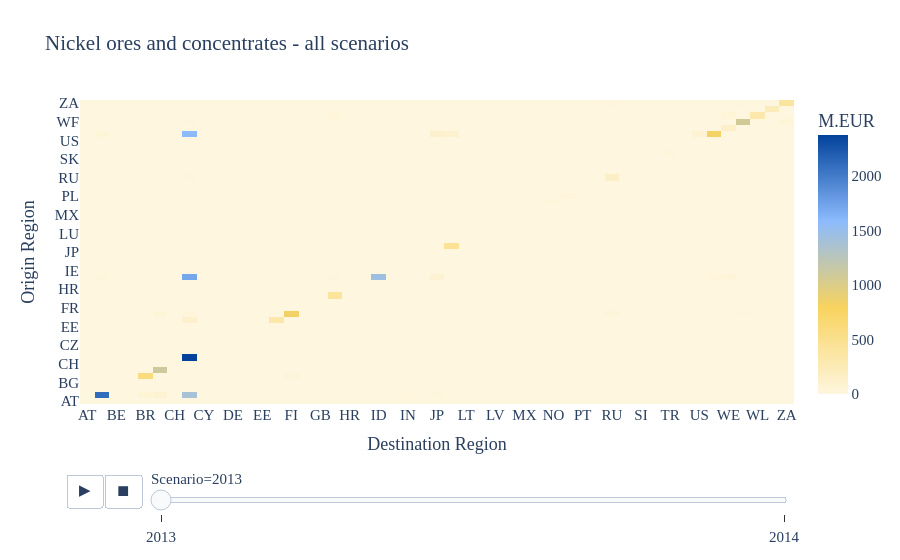

Notebook code for this chart:
### Markdown cell above
## Compare all scenarios with one animated plot

When more than one scenario is available, `scenario='all'` returns one trade matrix per scenario and, with `show_plot=True`, builds one animated heatmap with a scenario slider.

### Code cell
all_trades = db.calc_trades(
    item=sector,
    scenario='all',
    show_plot=True,
    auto_open=False,
    path=False,
    title=f'{sector} - all scenarios',
)

### Figure 1 — Plotly figure (JSON) as saved in the notebook; plotly's stock layout.template omitted (floating-point values rounded to 4 significant figures; data arrays with more than 128 entries replaced by an {"elided": "..."} marker saying what was removed)
{"data": [{"coloraxis": "coloraxis", "histfunc": "sum", "hovertemplate": "Scenario=2013<br>Destination Region=%{x}<br>Origin Region=%{y}<br>sum of Value=%{z}<extra></extra>", "name": "", "type": "histogram2d", "x": {"elided": "2401 str values"}, "xaxis": "x", "xbingroup": "x", "y": {"elided": "2401 str values"}, "yaxis": "y", "ybingroup": "y", "z": {"elided": "2401 float values"}}], "layout": {"coloraxis": {"colorbar": {"title": {"text": "M.EUR"}}, "colorscale": [[0, "#FEF6DF"], [0.3333, "#F8D35E"], [0.6667, "#8CBBFD"], [1, "#02429B"]]}, "font": {"family": "Verdana", "size": 15}, "legend": {"tracegroupgap": 0}, "sliders": [{"active": 0, "currentvalue": {"prefix": "Scenario="}, "len": 0.9, "pad": {"b": 10, "t": 60}, "steps": [{"args": [["2013"], {"frame": {"duration": 0, "redraw": true}, "fromcurrent": true, "mode": "immediate", "transition": {"duration": 0, "easing": "linear"}}], "label": "2013", "method": "animate"}, {"args": [["2014"], {"frame": {"duration": 0, "redraw": true}, "fromcurrent": true, "mode": "immediate", "transition": {"duration": 0, "easing": "linear"}}], "label": "2014", "method": "animate"}], "x": 0.1, "xanchor": "left", "y": 0, "yanchor": "top"}], "title": {"text": "Nickel ores and concentrates - all scenarios"}, "updatemenus": [{"buttons": [{"args": [null, {"frame": {"duration": 500, "redraw": true}, "fromcurrent": true, "mode": "immediate", "transition": {"duration": 500, "easing": "linear"}}], "label": "&#9654;", "method": "animate"}, {"args": [[null], {"frame": {"duration": 0, "redraw": true}, "fromcurrent": true, "mode": "immediate", "transition": {"duration": 0, "easing": "linear"}}], "label": "&#9724;", "method": "animate"}], "direction": "left", "pad": {"r": 10, "t": 70}, "showactive": false, "type": "buttons", "x": 0.1, "xanchor": "right", "y": 0, "yanchor": "top"}], "xaxis": {"anchor": "y", "domain": [0, 1], "title": {"text": "Destination Region"}}, "yaxis": {"anchor": "x", "domain": [0, 1], "title": {"text": "Origin Region"}}}}
